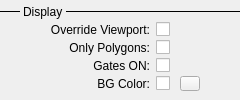
         <widget class="QWidget" name="displayWidget" native="true">
          <property name="sizePolicy">
           <sizepolicy hsizetype="Preferred" vsizetype="Maximum">
            <horstretch>0</horstretch>
            <verstretch>0</verstretch>
           </sizepolicy>
          </property>
          <property name="minimumSize">
           <size>
            <width>0</width>
            <height>25</height>
           </size>
          </property>
          <layout class="QVBoxLayout" name="verticalLayout_4">
           <property name="spacing">
            <number>3</number>
           </property>
           <property name="margin">
            <number>0</number>
           </property>
           <item>
            <layout class="QHBoxLayout" name="horizontalLayout_9">
             <property name="topMargin">
              <number>5</number>
             </property>
             <item>
              <widget class="Line" name="line_2">
               <property name="maximumSize">
                <size>
                 <width>20</width>
                 <height>16777215</height>
                </size>
               </property>
               <property name="frameShadow">
                <enum>QFrame::Plain</enum>
               </property>
               <property name="lineWidth">
                <number>0</number>
               </property>
               <property name="midLineWidth">
                <number>1</number>
               </property>
               <property name="orientation">
                <enum>Qt::Horizontal</enum>
               </property>
              </widget>
             </item>
             <item>
              <widget class="QLabel" name="label_12">
               <property name="sizePolicy">
                <sizepolicy hsizetype="Maximum" vsizetype="Preferred">
                 <horstretch>0</horstretch>
                 <verstretch>0</verstretch>
                </sizepolicy>
               </property>
               <property name="text">
                <string>Display</string>
               </property>
              </widget>
             </item>
             <item>
              <widget class="Line" name="line_6">
               <property name="frameShadow">
                <enum>QFrame::Plain</enum>
               </property>
               <property name="lineWidth">
                <number>0</number>
               </property>
               <property name="midLineWidth">
                <number>1</number>
               </property>
               <property name="orientation">
                <enum>Qt::Horizontal</enum>
               </property>
              </widget>
             </item>
            </layout>
           </item>
           <item>
            <layout class="QFormLayout" name="formLayout_5">
             <property name="fieldGrowthPolicy">
              <enum>QFormLayout::AllNonFixedFieldsGrow</enum>
             </property>
             <property name="horizontalSpacing">
              <number>6</number>
             </property>
             <property name="verticalSpacing">
              <number>3</number>
             </property>
             <item row="0" column="0">
              <widget class="QLabel" name="overrideviewport_lbl">
               <property name="minimumSize">
                <size>
                 <width>150</width>
                 <height>0</height>
                </size>
               </property>
               <property name="text">
                <string>Override Viewport:</string>
               </property>
               <property name="alignment">
                <set>Qt::AlignRight|Qt::AlignTrailing|Qt::AlignVCenter</set>
               </property>
              </widget>
             </item>
             <item row="0" column="1">
              <widget class="QCheckBox" name="viewportOverride_chk">
               <property name="text">
                <string/>
               </property>
              </widget>
             </item>
             <item row="1" column="0">
              <widget class="QLabel" name="onlyPolygons_lbl">
               <property name="minimumSize">
                <size>
                 <width>150</width>
                 <height>0</height>
                </size>
               </property>
               <property name="text">
                <string>Only Polygons:</string>
               </property>
               <property name="alignment">
                <set>Qt::AlignRight|Qt::AlignTrailing|Qt::AlignVCenter</set>
               </property>
              </widget>
             </item>
             <item row="1" column="1">
              <widget class="QCheckBox" name="onlyPolygons_chk">
               <property name="text">
                <string/>
               </property>
               <property name="checked">
                <bool>false</bool>
               </property>
              </widget>
             </item>
             <item row="2" column="1">
              <widget class="QCheckBox" name="gates_chk">
               <property name="text">
                <string/>
               </property>
              </widget>
             </item>
             <item row="3" column="0">
              <widget class="QLabel" name="bgcolor_lbl">
               <property name="minimumSize">
                <size>
                 <width>150</width>
                 <height>0</height>
                </size>
               </property>
               <property name="text">
                <string>BG Color:</string>
               </property>
               <property name="alignment">
                <set>Qt::AlignRight|Qt::AlignTrailing|Qt::AlignVCenter</set>
               </property>
              </widget>
             </item>
             <item row="3" column="1">
              <layout class="QHBoxLayout" name="horizontalLayout_4">
               <property name="spacing">
                <number>10</number>
               </property>
               <property name="topMargin">
                <number>0</number>
               </property>
               <item>
                <widget class="QCheckBox" name="bgcolor_chk">
                 <property name="text">
                  <string/>
                 </property>
                </widget>
               </item>
               <item>
                <widget class="QPushButton" name="color_btn">
                 <property name="maximumSize">
                  <size>
                   <width>20</width>
                   <height>15</height>
                  </size>
                 </property>
                 <property name="text">
                  <string/>
                 </property>
                </widget>
               </item>
               <item>
                <spacer name="horizontalSpacer">
                 <property name="orientation">
                  <enum>Qt::Horizontal</enum>
                 </property>
                 <property name="sizeHint" stdset="0">
                  <size>
                   <width>40</width>
                   <height>5</height>
                  </size>
                 </property>
                </spacer>
               </item>
              </layout>
             </item>
             <item row="2" column="0">
              <widget class="QLabel" name="gates_lbl">
               <property name="minimumSize">
                <size>
                 <width>150</width>
                 <height>0</height>
                </size>
               </property>
               <property name="text">
                <string>Gates ON:</string>
               </property>
               <property name="alignment">
                <set>Qt::AlignRight|Qt::AlignTrailing|Qt::AlignVCenter</set>
               </property>
              </widget>
             </item>
            </layout>
           </item>
          </layout>
         </widget>
